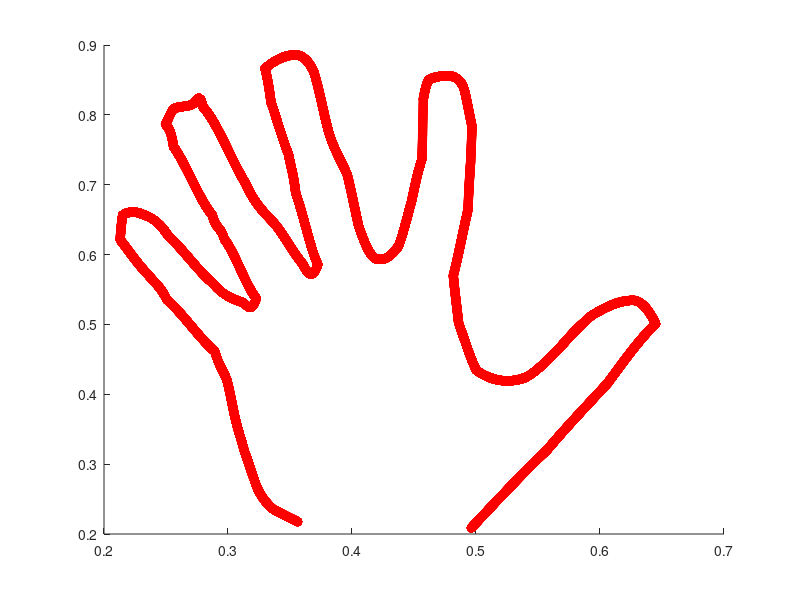

Write the MATLAB code that produced this figure.
% -------------------------------------------------------------------------
% This script does spline interpolation on the spline_data.mat
% -------------------------------------------------------------------------
load('spline_data.mat');
% Form A
% Not optimized for efficiency
A= zeros(59,59);
A(1,1)=2;
A(1,2)=1;
A(59,58)=1;
A(59,59)=2;
for i = 2:58
   A(i,i)=4;
   A(i,i-1)=1;
   A(i,i+1)=1;
end
% Data y
y = data(:,2);
% z is the RHS vector to the linear system
z = zeros(59,1);
z(1) = 3*(y(2)-y(1));
z(59)= 3*(y(59)-y(58));
for i = 2:58
    z(i) = 3*(y(i+1)-y(i-1));
end
% Solve
D = A\z;
% Solve a_i,b_i, c_i and d_i
coeff= zeros(59,4);
for i = 1:58
coeff(i,1) = y(i);
coeff(i,2) = D(i);
coeff(i,3)  = 3*(y(i+1)-y(i))-2*D(i)-D(i+1);
coeff(i,4) = 2*(y(i)-y(i+1))+D(i) + D(i+1);
end
t = data(:,1);
scatter(data(:,1),data(:,2),20,'b*')
% Plot each cubic polynomial
% Note: we need to transform back to the t-variable from the u-variable
for i = 1:58
    if t(i)<t(i+1)
        t_int = t(i):0.00001:t(i+1);
    else
        t_int = t(i):-0.00001:t(i+1);
    end
    tt1= (t_int-t(i));
    tt2 =(t(i+1)-t(i));
    scatter(t_int,coeff(i,1)+ coeff(i,2).* tt1/tt2 + coeff(i,3).* tt1.^2/tt2^2+coeff(i,4).* tt1.^3/tt2^3,'r');
    hold on
end


